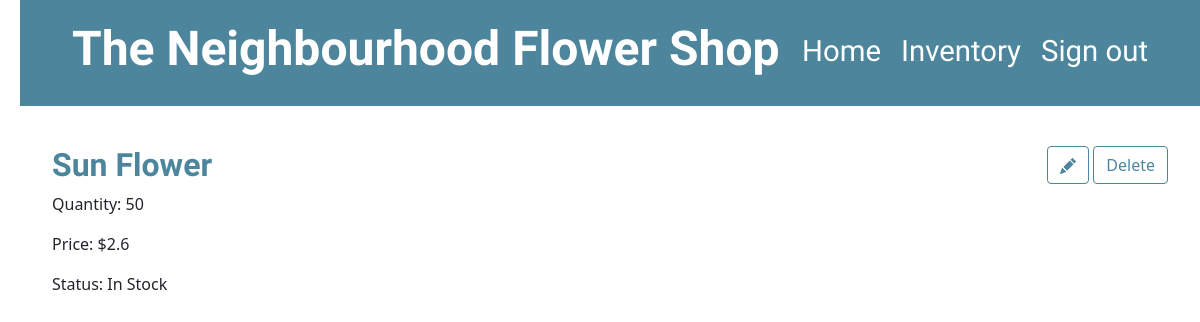
The app's page /inventory/4/ (signed in) with its own data.
### blog/models.py (models this page shows, shortened)
class Inventory(models.Model):
    user = models.ForeignKey(settings.AUTH_USER_MODEL, on_delete=models.CASCADE, default='10000')
    name = models.CharField(max_length=200)
    quantity = models.IntegerField()
    price = models.FloatField()
    status = models.TextField()

### blog/views.py (the view)
# urls.py: path('inventory/<int:pk>/', views.inventory_detail, name='inventory_detail'),
@login_required
def inventory_detail(request, pk):
    inventory = get_object_or_404(Inventory, pk=pk)
    return render(request, 'blog/inventory_detail.html', {'inventory' :inventory})

### blog/templates/blog/inventory_detail.html (shortened to what this page needs)
{% extends 'blog/index.html' %}
{% block content %}
    <article class="post">
        <aside class="actions">
            <a class="btn btn-secondary" href="{% url 'inventory_edit' pk=inventory.pk %}">
            </a>
            <a class="btn btn-secondary" href="{% url 'inventory_remove' pk=inventory.pk %}">Delete</a>
        </aside>
          <h2><a href="">{{ inventory.name }}</a></h2>
          <p>Quantity: {{ inventory.quantity}}</p>
          <p>Price: ${{ inventory.price}}</p>
          <p>Status: {{ inventory.status|linebreaksbr }}</p>
    </article>
{% endblock %}

### blog/static/css/shop.css (style rules this page uses)
h1 a, h2 a { color: #4D869C; font-family: "Courgette", cursive; font-weight: bolder; text-decoration-line: none; }
body { padding-left: 20px; }
h1, h2, h3, h4 { font-family: "Courgette", cursive; }
.post { margin-bottom: 50px; }
.post h2 a, .post h2 a:visited { color: #4D869C; }
.post > .date, .post > .actions { float: right; }
.btn-secondary, .btn-secondary:visited { color: #4D869C; background: none; border-color: #4D869C; }

### records on screen
Inventory: name "Sun Flower", quantity "50", price "2.6", status "In Stock"
